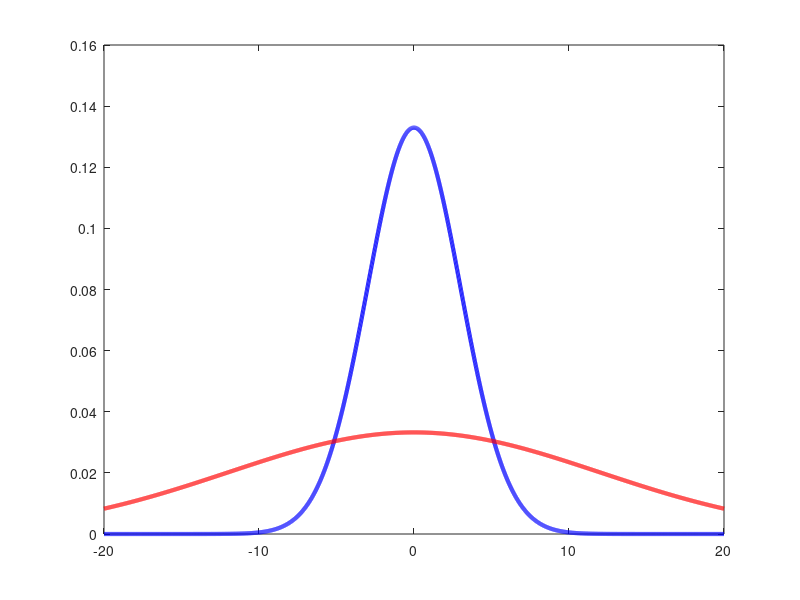

MATLAB code to generate this figure: (Note: this script raises an error after producing the figure.)
x=-20:.01:20;
lw = 3;
%% task a
c1 = normpdf(x,-4,5);
c2 = normpdf(x,4,5);

%% task 2
c1 = normpdf(x,0,3);
c2 = normpdf(x,0,12);

%%
clf
plot(x,c1,'b','linewidth',lw);
hold on
plot(x,c2,'r','linewidth',lw);
set(gca,axes_defaults,'xtick',[],'ytick',[],'ylim',[0 .133]);
yl=ylabel('Frequency');
set(yl,'fontsize',18);
set(gcf,'position',[1000 1200 860 298])
export_fig('taska.pdf')